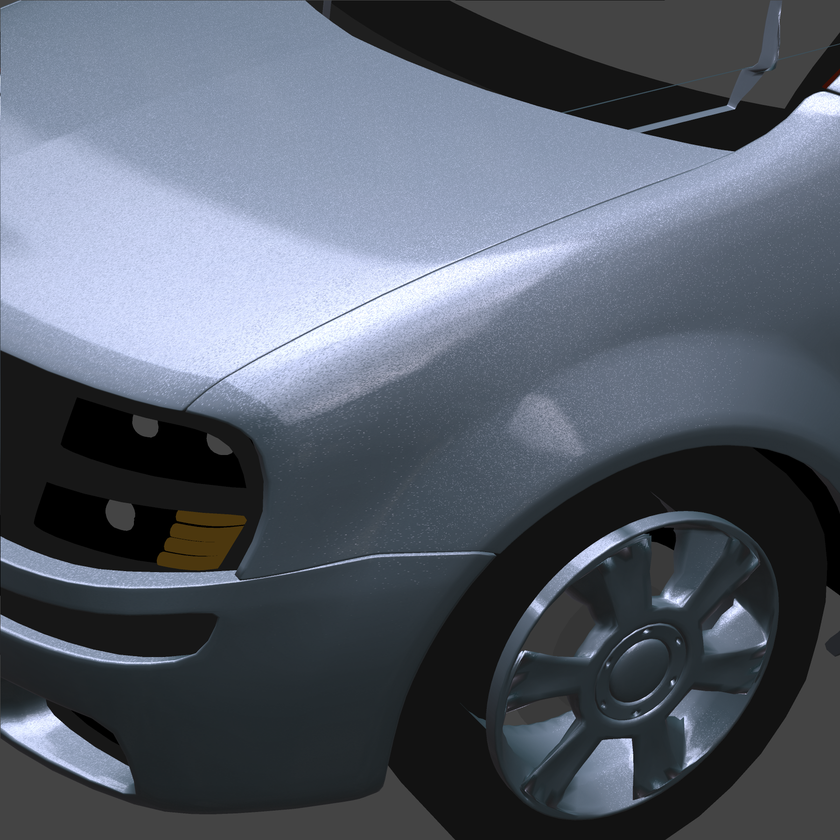
//> input picture original_images/car.png, 840 x 840 px, shrunk from 1800 x 1800 before the run
$ ./main original_images/car.png   (built with g++ and OpenCV 4)
//> lines starting //> are read from the running program, lines starting //| are printed output that depends on the picture
//
//  Exercise 01 Code
//  Displays WS18/19
//


#include <opencv2/opencv.hpp>
#include <opencv2/imgcodecs.hpp>
#include <stdio.h>

using namespace cv;

int main( int argc, char** argv ) {

    Mat image;
    Mat corrected;
    Mat difference;

    Mat correctGamma ( Mat img, double gamma);
    Mat calculateDifference ( Mat img, Mat corrected );

    // Set the writePath for storing the manipulated images
    String writePath = "./";

    // Read default image data from argument
    image = imread( argv[1], 1 );
//> image is the input picture: 840 rows x 840 cols, CV_8UC3; mean B, G, R 105.5, 93.6, 86.3
    if( argc != 2 || !image.data ) {
        printf( "No image data \n" );
        return -1; }

    // Save default image
    imwrite(writePath + "default.bmp", image);


    // Call Gamma Correct Function with gamma value 0.5 and show corrected Image on a new window
    corrected = correctGamma(image, 0.5f);

    // Reload default image as somehow the original Mat gets manipulated in the getter functions
    image = imread(writePath + "default.bmp", 1 );
    if( argc != 2 || !image.data ) {
        printf( "No image data \n" );
        return -1; }

    // save gamma corrected Image
    imwrite(writePath + "corrected.bmp", corrected);

    // Call Difference Calculation Function and show corrected image on a new window
    difference = calculateDifference(image, corrected);

    // Save difference image
    imwrite(writePath + "difference.bmp", difference);

    // Create windows and show images
    namedWindow("Default", CV_WINDOW_AUTOSIZE);
    imshow("Default", image);


    namedWindow("Gamma Corrected", CV_WINDOW_AUTOSIZE);
    imshow("Gamma Corrected", corrected);


    namedWindow("Difference Image", CV_WINDOW_AUTOSIZE);
    imshow("Difference Image", difference);

    waitKey (0);
    return 0;

}

Mat correctGamma ( Mat img, double gamma ) {
//> called with gamma = 0.5

    Mat correctedImg = img;

    // Iterate through each pixel column (y)- and row (x)-wise
    for( int y_index = 0; y_index < img.size().height; y_index++) {
        for( int x_index = 0; x_index < img.size().width; x_index++) {

            // Define a 3d Vector which is equals to the 3d BGR Vector of img
            Vec3b intensity = correctedImg.at<Vec3b>(y_index, x_index);

            // Get BGR Values from Image BGR Vector at Pixel Index
            double blue = correctedImg.at<Vec3b>(y_index, x_index)[0];
            double green = correctedImg.at<Vec3b>(y_index, x_index)[1];
            double red = correctedImg.at<Vec3b>(y_index, x_index)[2];

            // Calculate gamma and assign to intensity vector
            intensity.val[0] = std::pow(blue/255, gamma)*255;
            intensity.val[1] = std::pow(green/255, gamma)*255;
            intensity.val[2] = std::pow(red/255, gamma)*255;

            // Replace old img BGR Values at pixel index with the gamma corrected intensity
            correctedImg.at<Vec3b>(y_index, x_index) = intensity;

        }
    }
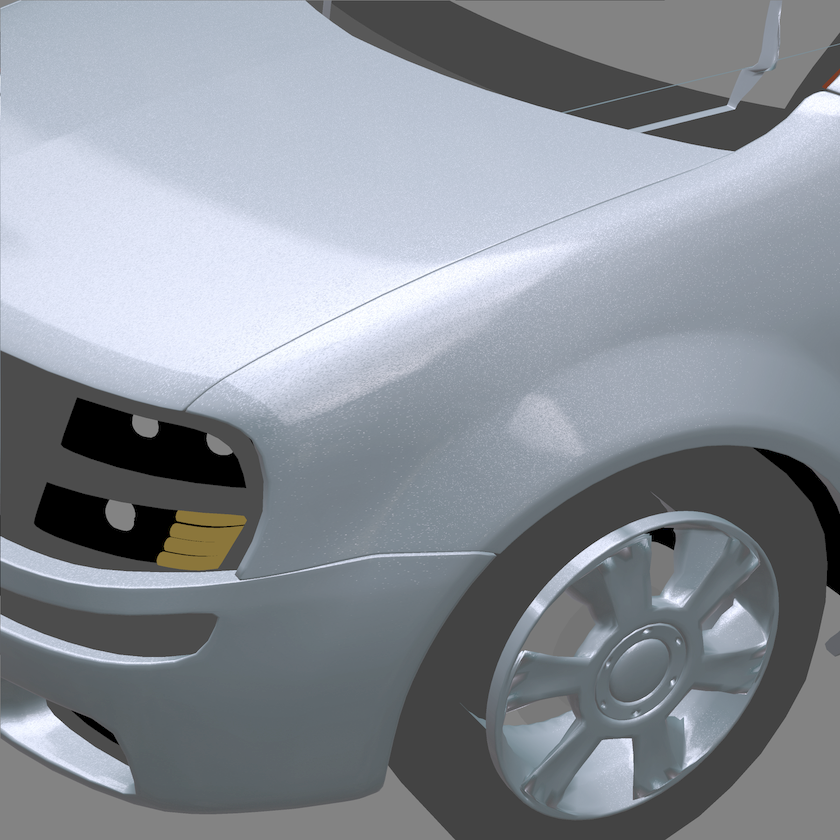
//> correctedImg: 840 rows x 840 cols, CV_8UC3; mean B, G, R 150.9, 143, 137.3

    return correctedImg;
}

Mat calculateDifference (Mat img, Mat corrected) {
    Mat differenceImg;

    // Get the absolute difference of the image arrays
    absdiff(corrected, img, differenceImg);
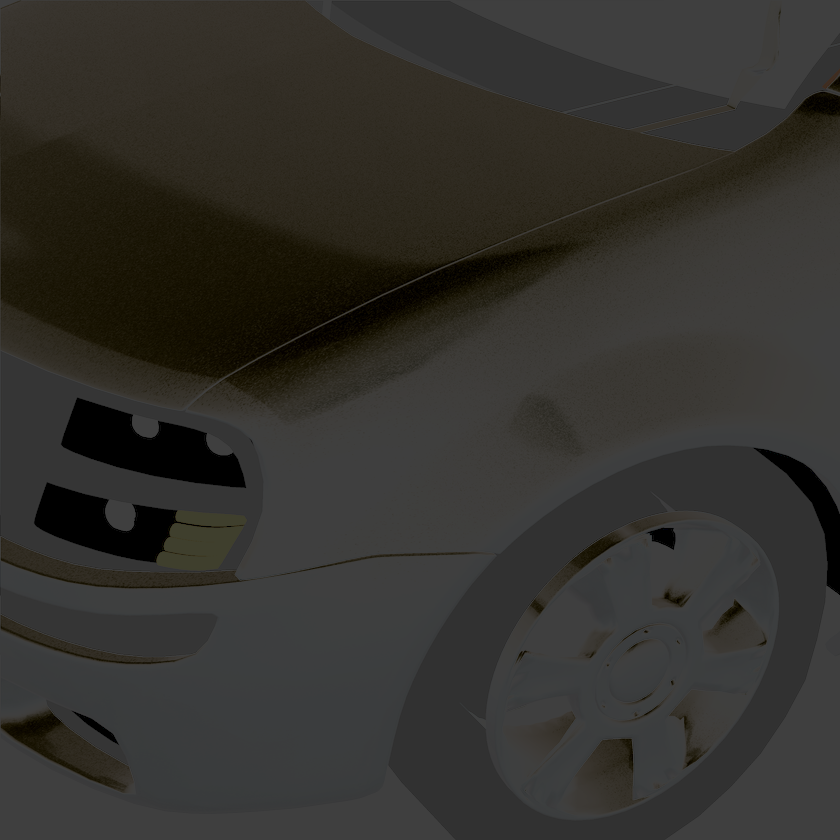
//> differenceImg: 840 rows x 840 cols, CV_8UC3; mean B, G, R 45.3, 49.4, 51

    // DEBUG check if images are equal
//> (the run ends here: the program stops with an error, at `bool eq = countNonZero(img!=corrected) == 1;`)
